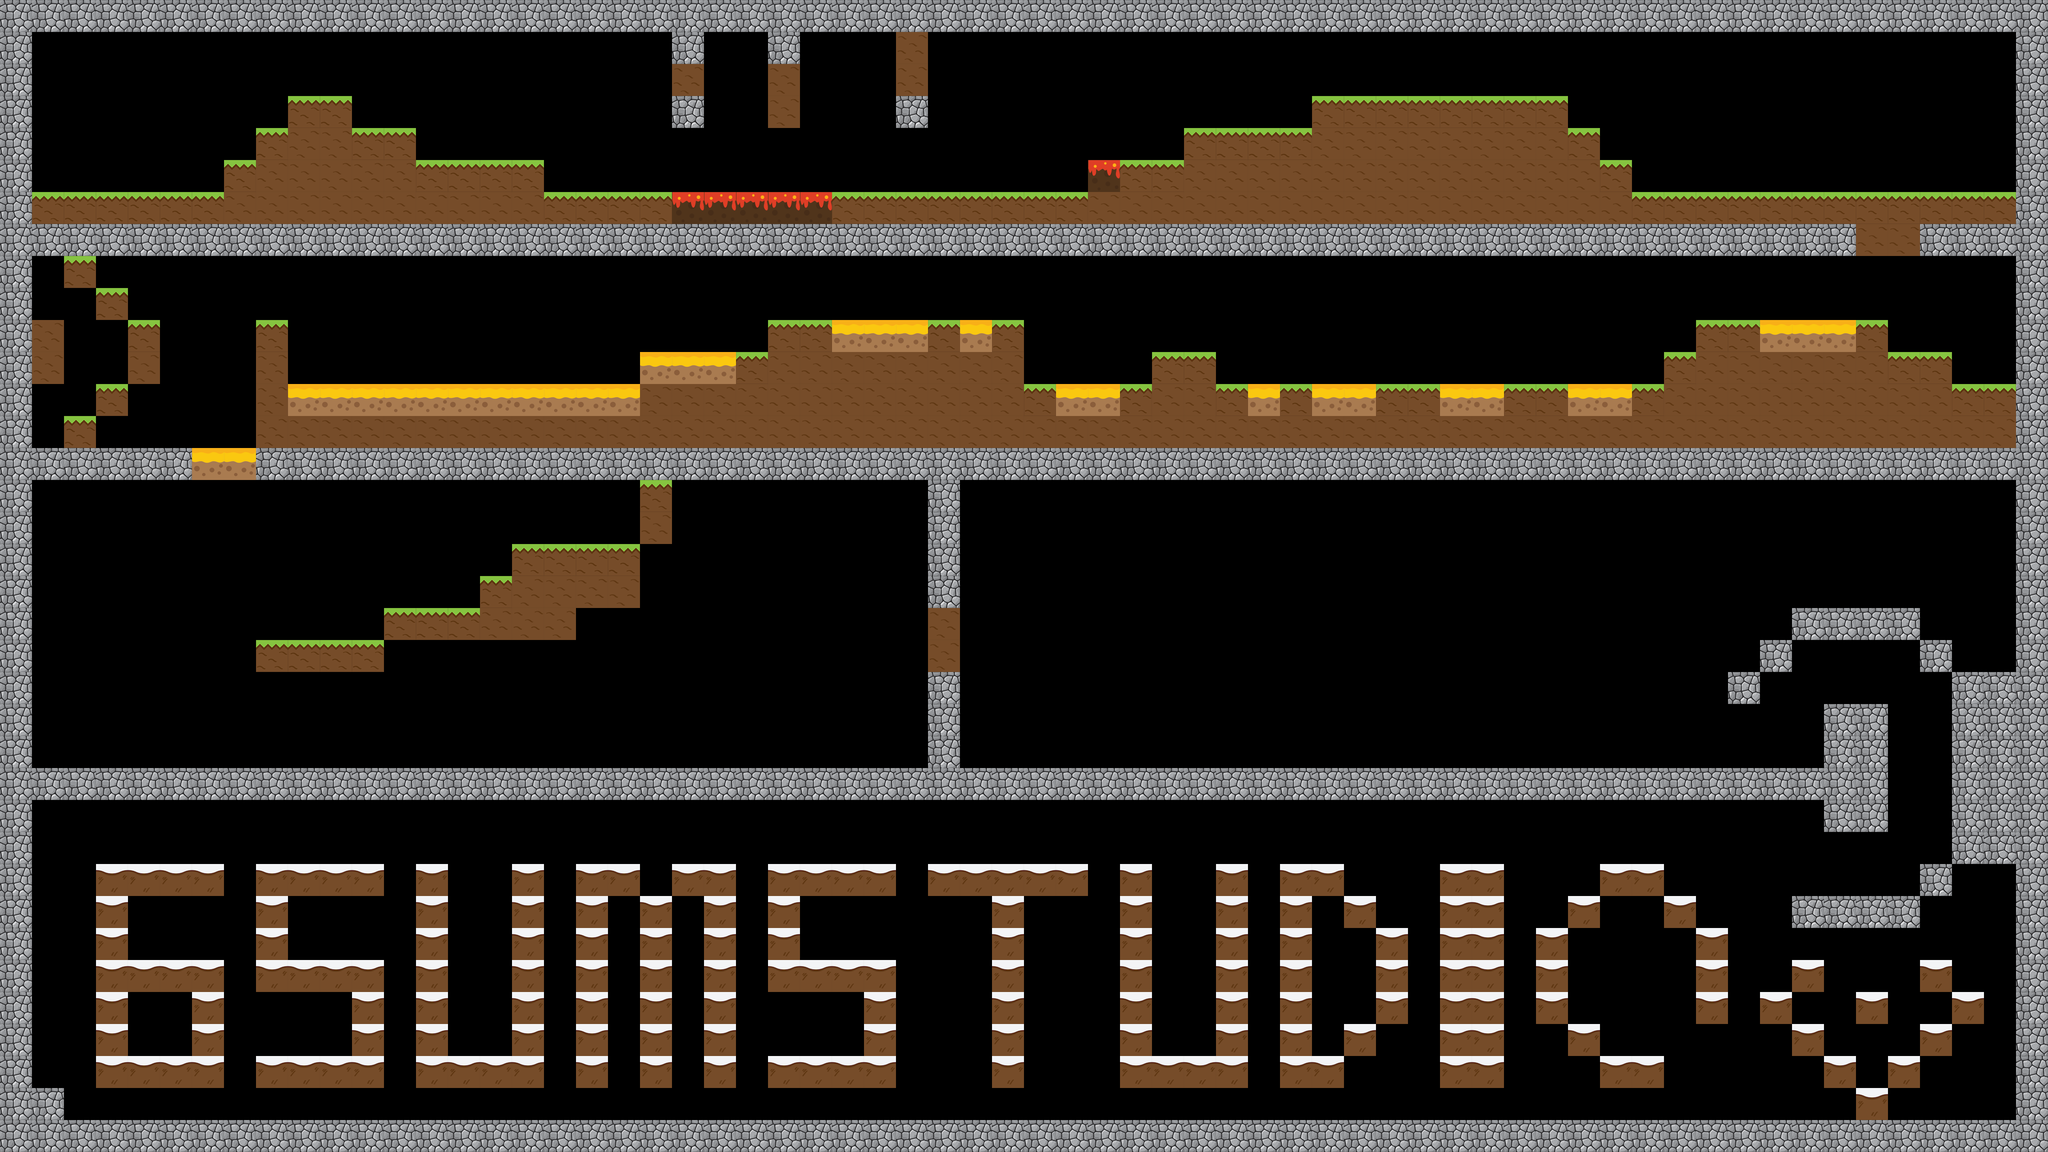

The image is a tile-based game level rendered from a .tmx file. Its description and source (layers, tilesets, objects; grid data summarised) follow:
An orthogonal 64x36 tile map with 64x64 px tiles, 7 tile layers (rootLayer, rock, grass, sand, ...), 12 tilesets and 12 objects (3x Bob, Door, Avatar, Wo, Sarah).

<map version="1.0" orientation="orthogonal" renderorder="right-down" width="64" height="36" tilewidth="64" tileheight="64" nextobjectid="80">
 <tileset firstgid="1" name="texture" tilewidth="64" tileheight="64" tilecount="1" columns="1">
  <image source="../textures/texture.png" width="64" height="64" />
 </tileset>
 <tileset firstgid="2" name="earthtile" tilewidth="64" tileheight="64" tilecount="1" columns="1">
  <image source="../textures/earthtile.png" width="64" height="64" />
 </tileset>
 <tileset firstgid="3" name="door" tilewidth="64" tileheight="64" tilecount="8" columns="2">
  <image source="../textures/door.png" width="128" height="256" />
 </tileset>
 <tileset firstgid="11" name="bear" tilewidth="64" tileheight="64" tilecount="6" columns="2">
  <image source="../textures/bear.png" width="185" height="249" />
 </tileset>
 <tileset firstgid="17" name="heigui" tilewidth="64" tileheight="64" tilecount="1" columns="1">
  <image source="../textures/heigui.png" width="64" height="64" />
 </tileset>
 <tileset firstgid="18" name="heigui" tilewidth="64" tileheight="64" tilecount="1" columns="1">
  <image source="../textures/heigui.png" width="64" height="64" />
 </tileset>
 <tileset firstgid="19" name="dirt" tilewidth="64" tileheight="64" tilecount="1" columns="1">
  <image source="../textures/dirt.png" width="64" height="64" />
 </tileset>
 <tileset firstgid="20" name="sand_dirt" tilewidth="64" tileheight="64" tilecount="1" columns="1">
  <image source="../textures/sand_dirt.png" width="64" height="64" />
 </tileset>
 <tileset firstgid="21" name="ice_dirt" tilewidth="64" tileheight="64" tilecount="1" columns="1">
  <image source="../textures/ice_dirt.png" width="64" height="64" />
 </tileset>
 <tileset firstgid="22" name="portion" tilewidth="64" tileheight="64" tilecount="1" columns="1">
  <image source="../textures/potion.png" width="64" height="64" />
 </tileset>
 <tileset firstgid="23" name="lava_dirt" tilewidth="64" tileheight="64" tilecount="1" columns="1">
  <image source="../textures/lava_dirt.png" width="64" height="64" />
 </tileset>
 <tileset firstgid="24" name="star" tilewidth="64" tileheight="64" tilecount="1" columns="1">
  <image source="../textures/star.png" width="64" height="64" />
 </tileset>
 <layer name="rootLayer" width="64" height="36">
  <properties>
   <property name="backgroundImage" value="background2" />
   <property name="gravity" type="int" value="9" />
   <property name="initialMagicPoints" type="int" value="10" />
   <property name="maxMagicPoints" type="int" value="10" />
   <property name="time" type="int" value="500" />
  </properties>
  <data>[2304 cells, 1 non-empty, 1 distinct tile ids]</data>
 </layer>
 <layer name="rock" width="64" height="36">
  <properties>
   <property name="texture" value="rock" />
  </properties>
  <data>[2304 cells, 415 non-empty, 1 distinct tile ids]</data>
 </layer>
 <layer name="grass" width="64" height="36">
  <properties>
   <property name="texture" value="grass_dirt" />
  </properties>
  <data>[2304 cells, 99 non-empty, 1 distinct tile ids]</data>
 </layer>
 <layer name="sand" width="64" height="36">
  <properties>
   <property name="texture" value="sand_dirt" />
  </properties>
  <data>[2304 cells, 32 non-empty, 1 distinct tile ids]</data>
 </layer>
 <layer name="lava" width="64" height="36">
  <properties>
   <property name="texture" value="lava_dirt" />
  </properties>
  <data>[2304 cells, 6 non-empty, 1 distinct tile ids]</data>
 </layer>
 <layer name="dirt" width="64" height="36">
  <properties>
   <property name="texture" value="dirt" />
  </properties>
  <data>[2304 cells, 169 non-empty, 1 distinct tile ids]</data>
 </layer>
 <layer name="ice" width="64" height="36">
  <properties>
   <property name="texture" value="ice_dirt" />
  </properties>
  <data>[2304 cells, 166 non-empty, 1 distinct tile ids]</data>
 </layer>
 <objectgroup name="GoalDoor">
  <properties>
   <property name="texture" value="goal" />
  </properties>
  <object id="56" name="Door" gid="6" x="3241.53" y="2036.8" width="64" height="128" />
 </objectgroup>
 <objectgroup name="Avatar">
  <properties>
   <property name="texture" value="bear" />
  </properties>
  <object id="15" name="Avatar" gid="16" x="95.5" y="341.45" width="64" height="64">
   <properties>
    <property name="texture" value="bear" />
   </properties>
  </object>
 </objectgroup>
 <objectgroup name="Ghosts">
  <object id="59" name="Wo" gid="17" x="2495.55" y="574.97" width="64" height="64">
   <properties>
    <property name="faceRight" type="bool" value="false" />
    <property name="point1X" type="float" value="8" />
    <property name="point1Y" type="float" value="0" />
    <property name="speed" type="float" value="1" />
    <property name="texture" value="ghosts" />
   </properties>
  </object>
  <object id="61" name="Bob" gid="18" x="2491.39" y="769.455" width="64" height="64">
   <properties>
    <property name="faceRight" type="bool" value="false" />
    <property name="point1X" type="float" value="8" />
    <property name="point1Y" type="float" value="0" />
    <property name="speed" type="float" value="1" />
    <property name="texture" value="ghosts" />
   </properties>
  </object>
  <object id="63" name="Sarah" gid="17" x="797.591" y="634.977" width="64" height="64">
   <properties>
    <property name="faceRight" type="bool" value="false" />
    <property name="point1X" type="float" value="0" />
    <property name="point1Y" type="float" value="-3" />
    <property name="speed" value="1" />
    <property name="texture" value="ghosts" />
   </properties>
  </object>
  <object id="66" name="Bob" gid="17" x="2046.79" y="1540.73" width="64" height="64">
   <properties>
    <property name="faceRight" type="bool" value="true" />
    <property name="point1X" type="float" value="0" />
    <property name="point1Y" type="float" value="7" />
    <property name="speed" type="float" value="2" />
    <property name="texture" value="ghosts" />
   </properties>
  </object>
  <object id="67" name="Bob" gid="17" x="2492.24" y="1028.61" width="64" height="64">
   <properties>
    <property name="faceRight" type="bool" value="true" />
    <property name="point1X" type="float" value="0" />
    <property name="point1Y" type="float" value="-5" />
    <property name="speed" type="float" value="2" />
    <property name="texture" value="ghosts" />
   </properties>
  </object>
 </objectgroup>
 <objectgroup name="MagicPotions">
  <object id="71" gid="22" x="1208" y="1084" width="64" height="64">
   <properties>
    <property name="points" type="int" value="3" />
    <property name="texture" value="potions" />
   </properties>
  </object>
 </objectgroup>
 <objectgroup name="Stars">
  <object id="76" gid="24" x="2110.42" y="389.576" width="64" height="64">
   <properties>
    <property name="texture" value="stars" />
   </properties>
  </object>
  <object id="77" gid="24" x="186.182" y="716.848" width="64" height="64">
   <properties>
    <property name="texture" value="stars" />
   </properties>
  </object>
  <object id="78" gid="24" x="2252.85" y="1471.39" width="64" height="64">
   <properties>
    <property name="texture" value="stars" />
   </properties>
  </object>
  <object id="79" gid="24" x="2625.58" y="1862.3" width="64" height="64">
   <properties>
    <property name="texture" value="stars" />
   </properties>
  </object>
 </objectgroup>
</map>